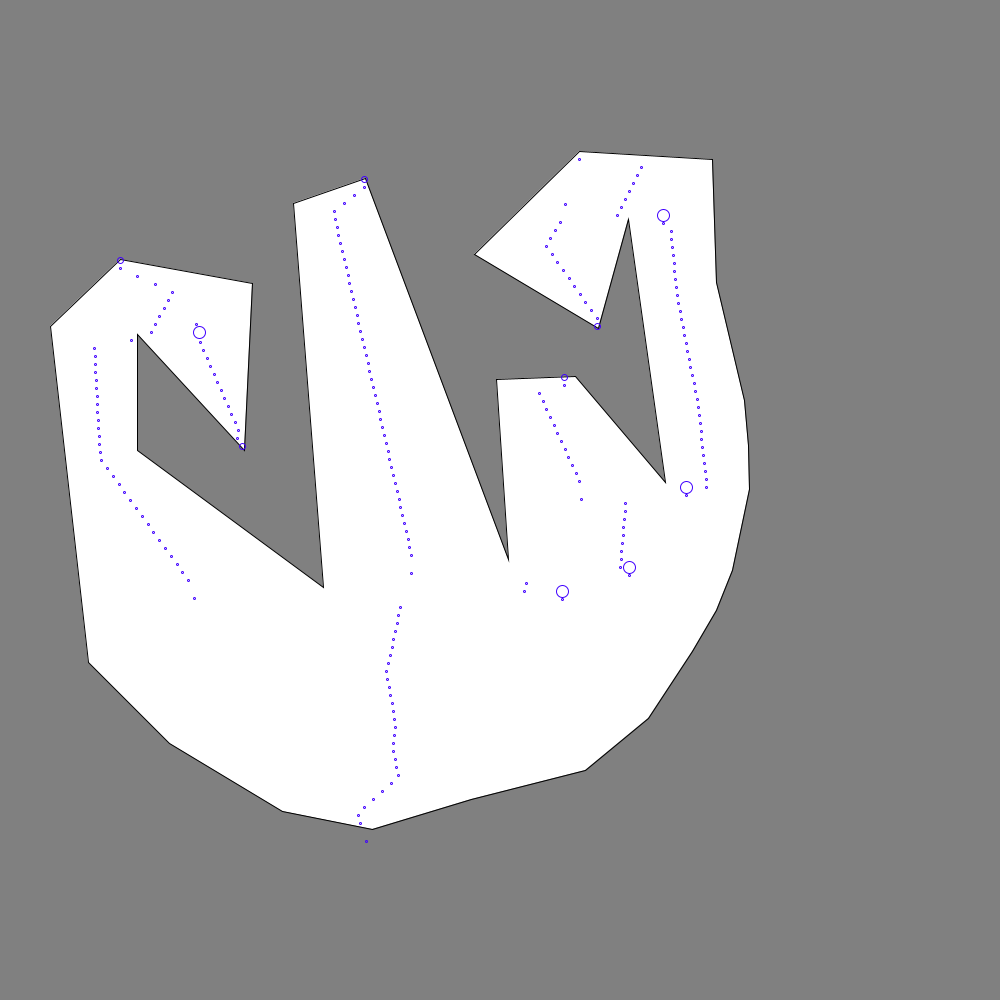
Frame 1 (no input)
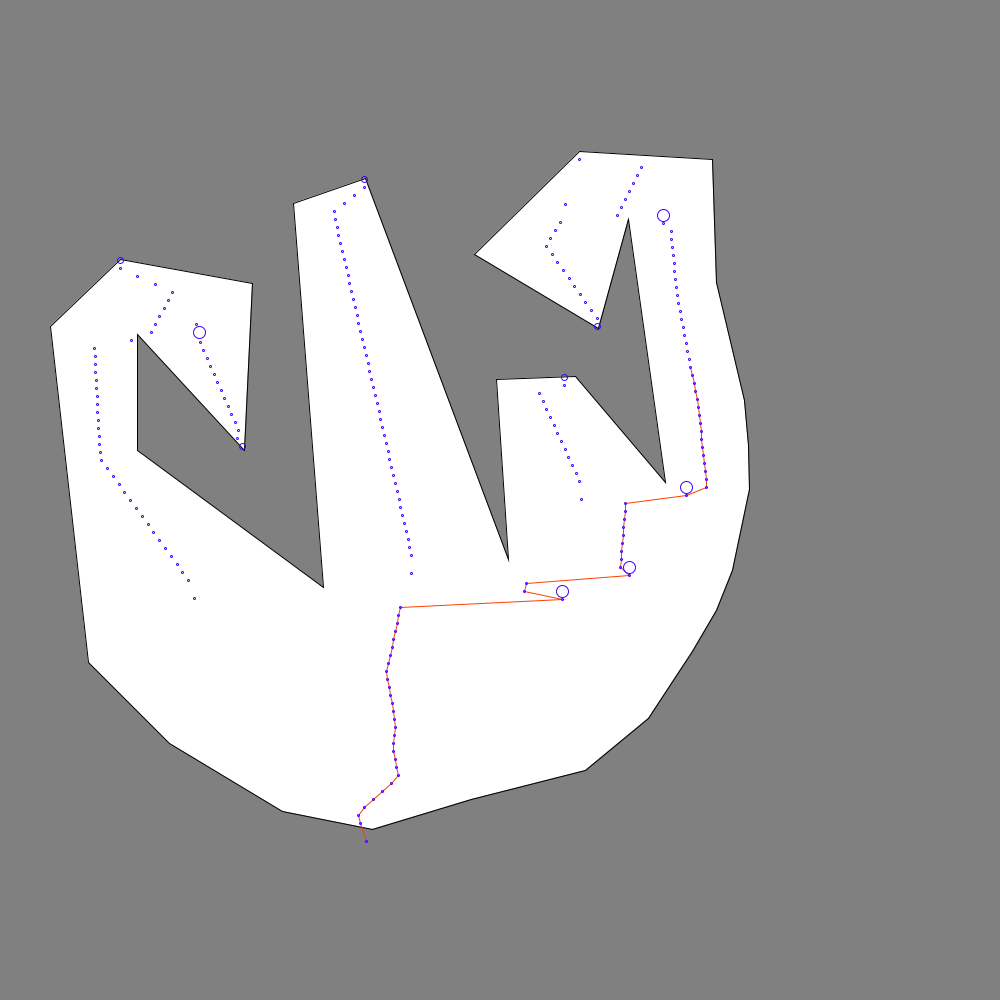
Frame 60 (the mouse pressed at the canvas centre just before this capture)
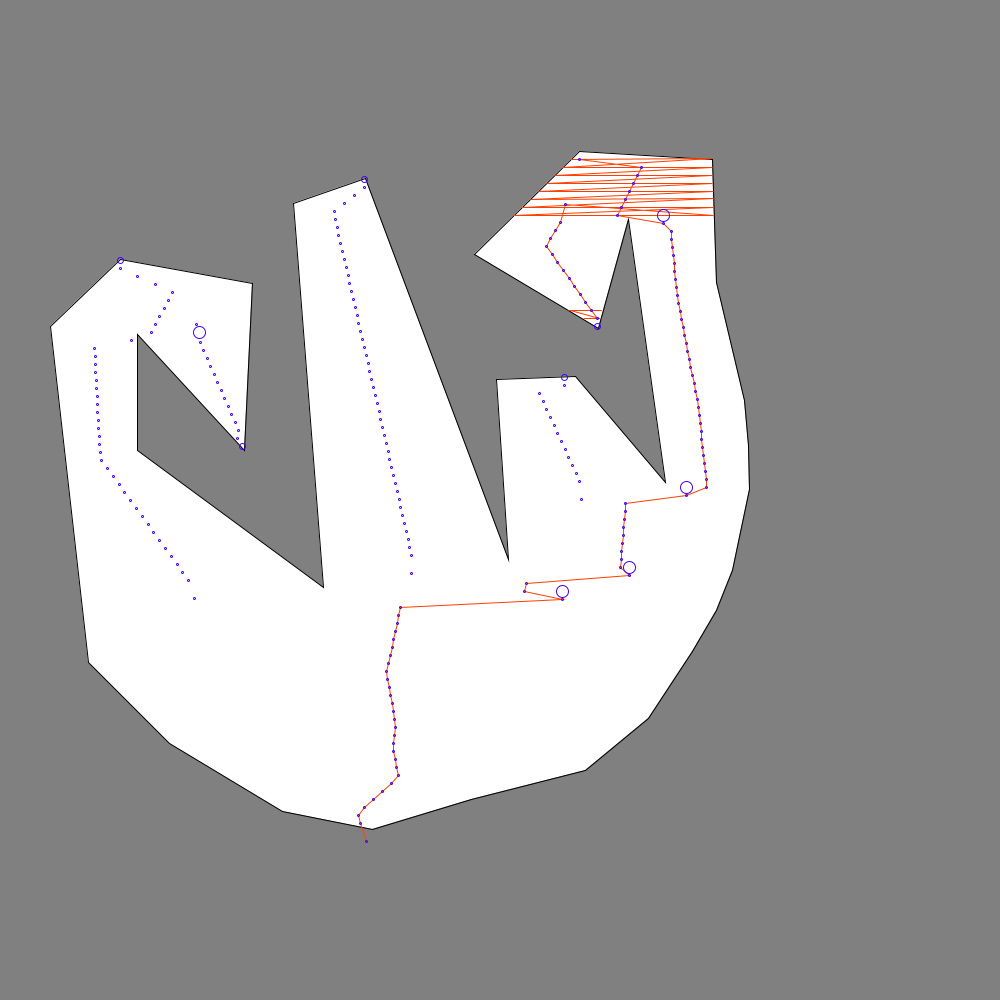
Frame 120 (the mouse held since frame 60 and released just before this capture)

The Processing sketch that drew these frames (run headless with seeded random() and noise(); from frame 60 on, the mouse is pressed at the canvas centre):

// Processing sketch: satin
// ── satin.pde
float shapeCoordsData[][] = {
  {579, 51}, {712, 59}, {716, 182}, {744, 300}, {748, 345}, 
  {749, 389}, {732, 470}, {716, 510}, {692, 551}, {648, 618}, 
  {585, 670}, {471, 699}, {372, 729}, {282, 711}, {169, 643}, 
  {88, 562}, {50, 226}, {120, 159}, {252, 183}, {244, 350}, 
  {137, 234}, {137, 350}, {323, 487}, {293, 103}, {365, 78}, 
  {508, 459}, {496, 279}, {575, 276}, {665, 382}, {628, 119}, 
  {598, 228}, {474, 154}};
  
ArrayList<PVector> shapeCoords;
ArrayList<PVector> stitches;
ArrayList<PVector> marks;
int frame = 0;
  
PVector hiPt(ArrayList<PVector> poly){
  int mi = 0;
  float my = poly.get(0).y;
  for (int i = 1; i < poly.size(); i++){
    if (poly.get(i).y<my){
      mi = i;
      my = poly.get(i).y;
    }
  }
  return poly.get(mi);
}

PVector loPt(ArrayList<PVector> poly){
  int mi = 0;
  float my = poly.get(0).y;
  for (int i = 1; i < poly.size(); i++){
    if (poly.get(i).y>my){
      mi = i;
      my = poly.get(i).y;
    }
  }
  return poly.get(mi);
}

void maskOut(PGraphics pg, ArrayList<PVector> poly, int col){
  pg.beginDraw();
  pg.fill(col);
  //pg.stroke(col);
  //pg.strokeWeight(3);
  //pg.noStroke();
  pg.beginShape();
  for (int i=0; i<poly.size(); i++) {
    float px = poly.get(i).x;
    float py = poly.get(i).y;
    pg.vertex(px, py);
  }
  pg.endShape();
  pg.endDraw();
}

PVector closestVertex(ArrayList<PVector> poly, PVector p){
  int mi = 0;
  float md = poly.get(0).dist(p);
  for (int i = 1; i < poly.size(); i++){
    float d = poly.get(i).dist(p);
    if (d<md){
      mi = i;
      md = d;
    }
  }
  return poly.get(mi);
}


ArrayList<PVector> satinStitch(ArrayList<PVector> poly, float d, PVector p0){
  ArrayList<PVector> ret = new ArrayList<PVector>();
  PGraphics pg = createGraphics(width,height);
  pg.beginDraw();
  pg.background(0);
  //pg.fill(255,0,0);
  //pg.circle(p0.x,p0.y,20);
  maskOut(pg,poly,255);
  pg.endDraw();
  //pg.save("dump/"+random(100)+"c"+d+"p"+p0.x+"&"+p0.y+".png");
  
  BBox bb = new BBox(poly);
  ArrayList<PVector> walk = new ArrayList<PVector>();

  int n = ceil(bb.h/abs(d))*10000;
  PVector p = p0.copy();
  for (int i = 0; i < n; i++){
    p.y += d;
    
    pg.beginDraw();
    boolean isin = (pg.get(round(p.x),round(p.y))&255)==255;
    if (!isin){
      //println(p.x);
      boolean ok = false;
      
      for (int k = 0; k < 10; k++){
        PVector pl = p.copy();
        PVector pr = p.copy();
        boolean inl = false;
        boolean inr = false;
        int maxTrials = (k+1)*100;
        for (int trial = 0; trial < maxTrials; trial++){
          if (pl.x > 0){
            pl.x-=1;
            inl = (pg.get(round(pl.x),round(pl.y))&255)==255;
          }
          if (pr.x < pg.width-1){
            pr.x+=1;
            inr = (pg.get(round(pr.x),round(pr.y))&255)==255;
          }
          //marks.add(new PVector(pl.x,pl.y,2));
          //marks.add(new PVector(pr.x,pr.y,2));
          if (inl){
            p = pl;
            p.x-=4;
            ok = true;
            break;
          }
          if (inr){
            p = pr;
            p.x+=4;
            ok = true;
            break;
          }
        }
        if (ok){
          if (k < 3){
            isin = true;
          }
          break;
        }
        p.y += d > 0 ? 1 : -1;
      }
      //println(inl,inr,p.x);
    }
    pg.endDraw();
    
    
    marks.add(new PVector(p.x,p.y,2));
    walk.add(p.copy());
    
    PVector q0 = new PVector(p.x-bb.w*2,p.y);
    PVector q1 = new PVector(p.x+bb.w*2,p.y);
    ArrayList<PVector> rs0 = segmentIntersectPolygon(p,q0,poly);
    ArrayList<PVector> rs1 = segmentIntersectPolygon(p,q1,poly);
    if (rs0.size() %2 == 0 && rs1.size() %2==0){
      if (isin){
        println("BOOM!!!");
        p.y -= d;
        p.y += d > 0 ? 1 : -1;
        continue;
      }
      break;
    }
    PVector r0;
    PVector r1;
    if (rs0.size() > 0 && rs1.size() > 0){
      r0 = rs0.get(0);
      r1 = rs1.get(0);
    }else{
      println("BANG!!!");
      continue;
    }
      
    pg.beginDraw();
    pg.strokeCap(PROJECT);
    pg.strokeWeight(abs(d));
    pg.stroke(0);
    pg.line(r0.x,r0.y,r1.x,r1.y);
    pg.endDraw();
    p.x += ((r0.x+r1.x)/2-p.x);
    
    ret.add(r0);
    ret.add(r1);
    
    ArrayList<ArrayList<PVector>> contours = findContours(pg);
    ArrayList<Float> areas = new ArrayList<Float>();
    for (int j = 0; j < contours.size(); j++){
      areas.add(abs(polygonArea(contours.get(j))));
    }
    for (int j = contours.size()-1; j >= 0; j--){
      if (areas.get(j)<abs(d*d) || new BBox(contours.get(j)).h <= d){
        contours.remove(j);
        areas.remove(j);
      }
    }
    //println(contours.size());
    if (contours.size()==2){
  
      ArrayList<PVector> branch;
      ArrayList<PVector> trunk;

      BBox bb0 = new BBox(contours.get(0));
      BBox bb1 = new BBox(contours.get(1));
      boolean bo0 = (d > 0) ? (bb0.y+bb0.h < p.y) : (bb0.y > p.y);
      boolean bo1 = (d > 0) ? (bb1.y+bb1.h < p.y) : (bb1.y > p.y);
      if (bo0 && !bo1){
        branch = contours.get(0);
        trunk = contours.get(1);
      }else if (bo1 && !bo0){
        branch = contours.get(1);
        trunk = contours.get(0);
      }else if (areas.get(0)>areas.get(1)){
        trunk = contours.get(0);
        branch = contours.get(1);
      }else{
        trunk = contours.get(1);
        branch = contours.get(0);
      }
      BBox bbb = new BBox(branch);
      float bbbhi = bbb.y;
      float bbblo = bbb.y+bbb.h;
 
      PVector b0;
      float nd;
      if (abs(p.y-bbbhi)<abs(p.y-bbblo)){
        b0 = loPt(branch);
        nd = -abs(d);
      }else{
        b0 = hiPt(branch);
        nd = abs(d);
      }
      marks.add(new PVector(b0.x,b0.y,6));
      ret.addAll(satinStitch(branch,nd,b0));
      poly = trunk;
      
      //pg.save("dump/"+random(100)+"a.png");
      maskOut(pg,branch,0);
      //pg.save("dump/"+random(100)+"b.png");
      
      PVector u0 = new PVector(p.x+(r0.x-p.x)*0.5,p.y);
      PVector u1 = new PVector(p.x+(r1.x-p.x)*0.5,p.y);
      pg.beginDraw();
      if ((pg.get(round(u0.x),round(u0.y))&255)>128){
        p = u0;
      }else{
        p = u1;
      }
      pg.endDraw();
      //p.x += (r1.x-p.x)/2;
      //p.x += (r0.x-p.x)/2;
      //p = closestVertex(trunk,p);
      //p.x += 10;
      //p.y += 10;
      marks.add(new PVector(p.x,p.y,12));
    }else if (contours.size() == 1){
      BBox bbb = new BBox(contours.get(0));
      boolean bo0 = (d > 0 && (bbb.y+bbb.h) < p.y+abs(d)*1.2);
      boolean bo1 = (d < 0 && (bbb.y) > p.y-abs(d)*1.2);

      if ( bo0 || bo1){
        ArrayList<PVector> branch = contours.get(0);
        maskOut(pg,branch,0);
        float nd;
        PVector b0;
        if (bo0){
          nd = abs(d);
          b0 = hiPt(branch);
        }else{
          nd = -abs(d);
          b0 = loPt(branch);
        }
        ret.addAll(satinStitch(branch,nd,b0));
        break;
      }
    }else if (contours.size() > 2){
      println("NOOO!!!");
      for (int k = 0; k < contours.size(); k++){
        PVector b0 = hiPt(contours.get(k));
        ret.addAll(satinStitch(contours.get(k),abs(d),b0));
      }
      break;
    }
  }
  for (int i = 0; i < walk.size(); i++){
    ret.add(0,walk.get(i));
  }
  //image(pg,0,0);
  return ret;
}

void rotatePolygon(ArrayList<PVector> poly, float ang){
  PVector c = centerpoint(poly);
  for (int i = 0; i < poly.size(); i++){
    PVector p = poly.get(i);
    float a0 = atan2(p.y-c.y,p.x-c.x);
    float a = a0 + ang;
    float d = p.dist(c);
    poly.get(i).x = c.x+cos(a)*d;
    poly.get(i).y = c.y+sin(a)*d;
  }
}


void setup(){
  size(1000,1000);
  
  shapeCoords = new ArrayList<PVector>();
  for (int i=0; i<shapeCoordsData.length; i++) {
    float px = shapeCoordsData[i][0];
    float py = shapeCoordsData[i][1]+100;
    shapeCoords.add(new PVector(px, py));
  }
    
  marks = new ArrayList<PVector>();
  
  //rotatePolygon(shapeCoords,0.1f);
  
  PVector p0 = hiPt(shapeCoords);
  stitches = satinStitch(shapeCoords,8,p0);
    
}


void draw(){
  //marks.clear();
  
  
  
  //PVector p0 = hiPt(shapeCoords);
  //stitches = satinStitch(shapeCoords,8,p0);
  
  background(128);
  fill(255);
  stroke(0);
  beginShape();
  for (int i=0; i<shapeCoords.size(); i++) {
    float px = shapeCoords.get(i).x;
    float py = shapeCoords.get(i).y;
    vertex(px, py);
  }
  endShape(CLOSE);
  

  
  stroke(255,64,0);
  noFill();
  beginShape();
  //for (int i=0; i< frame%stitches.size(); i++) {
  for (int i=0; i< min(frame,stitches.size()); i++) {
  //for (int i = 0; i < stitches.size(); i++){
    float px = stitches.get(i).x;
    float py = stitches.get(i).y;
    vertex(px, py);
  }
  endShape();
  
  stroke(64,0,255);
  for (int i = 0; i < marks.size(); i++){
    circle(marks.get(i).x,marks.get(i).y,marks.get(i).z);
  }

  //save("dump/"+nf(299,4)+".png");
  
  //rotatePolygon(shapeCoords,0.1f);
  frame ++;
}

void keyPressed(){
  //frame=0;
}

// ── PContour.pde


/** Finding contours in binary images and approximating polylines.
 *  Implements the same algorithms as OpenCV's findContours and approxPolyDP.
 *  <p>
 *  Made possible with support from The Frank-Ratchye STUDIO For Creative Inquiry
 *  At Carnegie Mellon University. http://studioforcreativeinquiry.org/
 *  @author Lingdong Huang
 */
public class PContour{
  
  static final int N_PIXEL_NEIGHBOR = 8;

  // give pixel neighborhood counter-clockwise ID's for
  // easier access with findContour algorithm
  int[] neighborIDToIndex(int i, int j, int id){
    if (id == 0){return new int[]{i,j+1};}
    if (id == 1){return new int[]{i-1,j+1};}
    if (id == 2){return new int[]{i-1,j};}
    if (id == 3){return new int[]{i-1,j-1};}
    if (id == 4){return new int[]{i,j-1};}
    if (id == 5){return new int[]{i+1,j-1};}
    if (id == 6){return new int[]{i+1,j};}
    if (id == 7){return new int[]{i+1,j+1};}
    return null;
  }
  int neighborIndexToID(int i0, int j0, int i, int j){
    int di = i - i0;
    int dj = j - j0;
    if (di == 0 && dj == 1){return 0;}
    if (di ==-1 && dj == 1){return 1;}
    if (di ==-1 && dj == 0){return 2;}
    if (di ==-1 && dj ==-1){return 3;}
    if (di == 0 && dj ==-1){return 4;}
    if (di == 1 && dj ==-1){return 5;}
    if (di == 1 && dj == 0){return 6;}
    if (di == 1 && dj == 1){return 7;}
    return -1;
  }

  // first counter clockwise non-zero element in neighborhood
  int[] ccwNon0(int[] F, int w, int h, int i0, int j0, int i, int j, int offset){
    int id = neighborIndexToID(i0,j0,i,j);
    for (int k = 0; k < N_PIXEL_NEIGHBOR; k++){
      int kk = (k+id+offset + N_PIXEL_NEIGHBOR*2) % N_PIXEL_NEIGHBOR;
      int[] ij = neighborIDToIndex(i0,j0,kk);
      if (F[ij[0]*w+ij[1]]!=0){
        return ij;
      }
    }
    return null;
  }

  // first clockwise non-zero element in neighborhood
  int[] cwNon0(int[] F, int w, int h, int i0, int j0, int i, int j, int offset){
    int id = neighborIndexToID(i0,j0,i,j);
    for (int k = 0; k < N_PIXEL_NEIGHBOR; k++){
      int kk = (-k+id-offset + N_PIXEL_NEIGHBOR*2) % N_PIXEL_NEIGHBOR;
      int[] ij = neighborIDToIndex(i0,j0,kk);
      if (F[ij[0]*w+ij[1]]!=0){
        return ij;
      }
    }
    return null;
  }

  /** Data structure for an integer-aligned coordinate on bitmap image*/
  public class Point{
    public int x;
    public int y;
    public Point(int _x, int _y){
      x = _x;
      y = _y;
    }
    public Point(Point p){
      x = p.x;
      y = p.y;
    }
  }

  /** Data structure for a contour, 
    * encodes vertices as well as hierarchical relationship to other contours
    */
  public class Contour{
    /** Vertices */
    public ArrayList<Point> points;
    /** Unique ID, starts from 2 */
    public int id;
    /** ID of parent contour, 0 means top-level contour */
    public int parent;
    /** Is this contour a hole (as opposed to outline) */
    public boolean isHole;
  }

  /**
   * Find contours in a binary image
   * <p>
   * Implements Suzuki, S. and Abe, K.
   * Topological Structural Analysis of Digitized Binary Images by Border Following.
   * <p>
   * See source code for step-by-step correspondence to the paper's algorithm
   * description.
   * @param  F    The bitmap, stored in 1-dimensional row-major form. 
   *              0=background, 1=foreground, will be modified by the function
   *              to hold semantic information
   * @param  w    Width of the bitmap
   * @param  h    Height of the bitmap
   * @return      An array of contours found in the image.
   * @see         Contour
   */
  public ArrayList<Contour> findContours(int[] F, int w, int h) {
    // Topological Structural Analysis of Digitized Binary Images by Border Following.
    // Suzuki, S. and Abe, K., CVGIP 30 1, pp 32-46 (1985)
    int nbd = 1;
    int lnbd = 1;

    ArrayList<Contour> contours = new ArrayList<Contour>();
    
    // Without loss of generality, we assume that 0-pixels fill the frame 
    // of a binary picture
    for (int i = 1; i < h-1; i++){
      F[i*w] = 0; F[i*w+w-1]=0;
    }
    for (int i = 0; i < w; i++){
      F[i] = 0; F[w*h-1-i]=0;
    }

    //Scan the picture with a TV raster and perform the following steps 
    //for each pixel such that fij # 0. Every time we begin to scan a 
    //new row of the picture, reset LNBD to 1.
    for (int i = 1; i < h-1; i++) {
      lnbd = 1;

      for (int j = 1; j < w-1; j++) {
        
        int i2 = 0, j2 = 0;
        if (F[i*w+j] == 0) {
          continue;
        }
        //(a) If fij = 1 and fi, j-1 = 0, then decide that the pixel 
        //(i, j) is the border following starting point of an outer 
        //border, increment NBD, and (i2, j2) <- (i, j - 1).
        if (F[i*w+j] == 1 && F[i*w+(j-1)] == 0) {
          nbd ++;
          i2 = i;
          j2 = j-1;
          
          
        //(b) Else if fij >= 1 and fi,j+1 = 0, then decide that the 
        //pixel (i, j) is the border following starting point of a 
        //hole border, increment NBD, (i2, j2) <- (i, j + 1), and 
        //LNBD + fij in case fij > 1.  
        } else if (F[i*w+j]>=1 && F[i*w+j+1] == 0) {
          nbd ++;
          i2 = i;
          j2 = j+1;
          if (F[i*w+j]>1) {
            lnbd = F[i*w+j];
          }
          
          
        } else {
          //(c) Otherwise, go to (4).
          //(4) If fij != 1, then LNBD <- |fij| and resume the raster
          //scan from pixel (i,j+1). The algorithm terminates when the
          //scan reaches the lower right corner of the picture
          if (F[i*w+j]!=1){lnbd = Math.abs(F[i*w+j]);}
          continue;
          
        }
        //(2) Depending on the types of the newly found border 
        //and the border with the sequential number LNBD 
        //(i.e., the last border met on the current row), 
        //decide the parent of the current border as shown in Table 1.
        // TABLE 1
        // Decision Rule for the Parent Border of the Newly Found Border B
        // ----------------------------------------------------------------
        // Type of border B'
        // \    with the sequential
        //     \     number LNBD
        // Type of B \                Outer border         Hole border
        // ---------------------------------------------------------------     
        // Outer border               The parent border    The border B'
        //                            of the border B'
        //
        // Hole border                The border B'      The parent border
        //                                               of the border B'
        // ----------------------------------------------------------------
        
        Contour B = new Contour();
        B.points = new ArrayList<Point>();
        B.points.add(new Point(j,i));
        B.isHole = (j2 == j+1);
        B.id = nbd;
        contours.add(B);

        Contour B0 = new Contour();
        for (int c = 0; c < contours.size(); c++){
          if (contours.get(c).id == lnbd){
            B0 = contours.get(c);
            break;
          }
        }
        if (B0.isHole){
          if (B.isHole){
            B.parent = B0.parent;
          }else{
            B.parent = lnbd;
          }
        }else{
          if (B.isHole){
            B.parent = lnbd;
          }else{
            B.parent = B0.parent;
          }
        }
        
        //(3) From the starting point (i, j), follow the detected border: 
        //this is done by the following substeps (3.1) through (3.5).
        
        //(3.1) Starting from (i2, j2), look around clockwise the pixels 
        //in the neigh- borhood of (i, j) and tind a nonzero pixel. 
        //Let (i1, j1) be the first found nonzero pixel. If no nonzero 
        //pixel is found, assign -NBD to fij and go to (4).
        int i1 = -1, j1 = -1;
        int[] i1j1 = cwNon0(F,w,h,i,j,i2,j2,0);
        if (i1j1 == null){
          F[i*w+j] = -nbd;
          //go to (4)
          if (F[i*w+j]!=1){lnbd = Math.abs(F[i*w+j]);}
          continue;
        }
        i1 = i1j1[0]; j1 = i1j1[1];
        
        // (3.2) (i2, j2) <- (i1, j1) ad (i3,j3) <- (i, j).
        i2 = i1;
        j2 = j1;
        int i3 = i;
        int j3 = j;
        
        
        while (true){
          //(3.3) Starting from the next elementof the pixel (i2, j2) 
          //in the counterclock- wise order, examine counterclockwise 
          //the pixels in the neighborhood of the current pixel (i3, j3) 
          //to find a nonzero pixel and let the first one be (i4, j4).
          
          int[] i4j4 = ccwNon0(F,w,h,i3,j3,i2,j2,1);
          int i4 = i4j4[0];
          int j4 = i4j4[1];
          
          contours.get(contours.size()-1).points.add(new Point(j4,i4));
          
          //(a) If the pixel (i3, j3 + 1) is a O-pixel examined in the
          //substep (3.3) then fi3, j3 <-  -NBD.
          if (F[i3*w+j3+1] == 0){
            F[i3*w+j3] = -nbd;
            
          //(b) If the pixel (i3, j3 + 1) is not a O-pixel examined 
          //in the substep (3.3) and fi3,j3 = 1, then fi3,j3 <- NBD.
          }else if (F[i3*w+j3] == 1){
            F[i3*w+j3] = nbd;
          }else{
            //(c) Otherwise, do not change fi3, j3.
          }
          
          //(3.5) If (i4, j4) = (i, j) and (i3, j3) = (i1, j1) 
          //(coming back to the starting point), then go to (4);
          if (i4 == i && j4 == j && i3 == i1 && j3 == j1){
            if (F[i*w+j]!=1){lnbd = Math.abs(F[i*w+j]);}
            break;
            
          //otherwise, (i2, j2) + (i3, j3),(i3, j3) + (i4, j4), 
          //and go back to (3.3).
          }else{
            i2 = i3;
            j2 = j3;
            i3 = i4;
            j3 = j4;
          }
        }
      }
    }
    return contours;
  }


  float pointDistanceToSegment(Point p, Point p0, Point p1) {
    // https://stackoverflow.com/a/6853926
    float x = p.x;   float y = p.y;
    float x1 = p0.x; float y1 = p0.y;
    float x2 = p1.x; float y2 = p1.y;
    float A = x - x1; float B = y - y1; float C = x2 - x1; float D = y2 - y1;
    float dot = A*C+B*D;
    float len_sq = C*C+D*D;
    float param = -1;
    if (len_sq != 0) {
      param = dot / len_sq;
    }
    float xx; float yy;
    if (param < 0) {
      xx = x1; yy = y1;
    }else if (param > 1) {
      xx = x2; yy = y2;
    }else {
      xx = x1 + param*C;
      yy = y1 + param*D;
    }
    float dx = x - xx;
    float dy = y - yy;
    return (float)Math.sqrt(dx*dx+dy*dy);
  }

  /**
   * Simplify contour by removing definately extraneous vertices, 
   * without modifying shape of the contour.
   * @param  polyline  The vertices
   * @return           A simplified copy
   * @see              approxPolyDP
   */
  public ArrayList<Point> approxPolySimple(ArrayList<Point> polyline){
    float epsilon = 0.1f;
    if (polyline.size() <= 2){
      return polyline;
    }
    ArrayList<Point> ret = new ArrayList<Point>();
    ret.add(new Point(polyline.get(0)));
      
    for (int i = 1; i < polyline.size()-1; i++){
      float d = pointDistanceToSegment(polyline.get(i), 
                                       polyline.get(i-1), 
                                       polyline.get(i+1));
      if (d > epsilon){
        ret.add(new Point(polyline.get(i)));
      }   
    }
    ret.add(new Point(polyline.get(polyline.size()-1)));
    return ret;
  }

  /**
   * Simplify contour using Douglas Peucker algorithm.
   * <p>   
   * Implements David Douglas and Thomas Peucker, 
   * "Algorithms for the reduction of the number of points required to 
   * represent a digitized line or its caricature", 
   * The Canadian Cartographer 10(2), 112–122 (1973)
   * @param  polyline  The vertices
   * @param  epsilon   Maximum allowed error
   * @return           A simplified copy
   * @see              approxPolySimple
   */
  public ArrayList<Point> approxPolyDP(ArrayList<Point> polyline, float epsilon){
    // https://en.wikipedia.org/wiki/Ramer–Douglas–Peucker_algorithm
    // David Douglas & Thomas Peucker, 
    // "Algorithms for the reduction of the number of points required to 
    // represent a digitized line or its caricature", 
    // The Canadian Cartographer 10(2), 112–122 (1973)
    
    if (polyline.size() <= 2){
      return polyline;
    }
    float dmax   = 0;
    int argmax = -1;
    for (int i = 1; i < polyline.size()-1; i++){
      float d = pointDistanceToSegment(polyline.get(i), 
                                       polyline.get(0), 
                                       polyline.get(polyline.size()-1));
      if (d > dmax){
        dmax = d;
        argmax = i;
      }  
    }
    ArrayList<Point> ret = new ArrayList<Point>();
    if (dmax > epsilon){
      ArrayList<Point> L = approxPolyDP(new ArrayList<Point>(polyline.subList(0,argmax+1)),epsilon);
      ArrayList<Point> R = approxPolyDP(new ArrayList<Point>(polyline.subList(argmax,polyline.size())),epsilon);
      ret.addAll(L.subList(0,L.size()-1));
      ret.addAll(R);
    }else{
      ret.add(new Point(polyline.get(0)));
      ret.add(new Point(polyline.get(polyline.size()-1)));
    }
    return ret;
  }
}

// ── utils.pde
public static float det(PVector r1, PVector r2, PVector r3) {
    float a = r1.x; float b = r1.y; float c = r1.z;
    float d = r2.x; float e = r2.y; float f = r2.z;
    float g = r3.x; float h = r3.y; float i = r3.z;
    return a*e*i + b*f*g + c*d*h - c*e*g - b*d*i - a*f*h;
}
public static PVector segmentIntersect3D (PVector p0, PVector p1, PVector q0, PVector q1){
    // returns lerp params, not actual point!
    
    PVector d0 = PVector.sub(p1,p0);
    PVector d1 = PVector.sub(q1,q0);
    
    PVector vc = d0.cross(d1);
    float vcn = vc.magSq();
    
    if (vcn == 0) {
      return null;
    }
    
    float t = det(PVector.sub(q0,p0), d1, vc)/vcn;
    float s = det(PVector.sub(q0,p0), d0, vc)/vcn;
    
    if (t < 0 || t > 1 || s < 0 || s > 1) {
      return null;
    }
    return new PVector(t,s);
}
  
public ArrayList<PVector> segmentIntersectPolygon(PVector p0, PVector p1, ArrayList<PVector> poly) {
    ArrayList<PVector> isects = new ArrayList<PVector>();
    ArrayList<Float> iparams = new ArrayList<Float>();

    for (int i = 0; i < poly.size(); i++) {
      PVector v0 = poly.get(i);
      PVector v1 = poly.get((i+1)%poly.size());
      PVector o = segmentIntersect3D(p0,p1,v0,v1);
      if (o != null) {

        iparams.add(o.x);
      }
    }
    float[] iparamsArr = new float[iparams.size()];
    for (int i = 0; i < iparams.size(); i++) {
      iparamsArr[i] = (float)iparams.get(i);
    }
    iparamsArr = PApplet.sort(iparamsArr);

    for (int i = 0; i < iparams.size(); i++) {
      PVector _p0 = p0.copy();
      PVector _p1 = p1.copy();

      isects.add( _p0.mult(1-iparamsArr[i]).add(_p1.mult(iparamsArr[i]))   );
    }
    return isects;
}  
  
ArrayList<ArrayList<PVector>> findContours(PImage img){
  PContour finder = new PContour();
  img.loadPixels();
  int[] im = new int[img.width*img.height];
  for (int i = 0; i < img.width*img.height; i++){
    if ((img.pixels[i]&255)>128){
      im[i] = 1;
    }else{
      im[i] = 0;
    }
  }
  ArrayList<ArrayList<PVector>> polys = new ArrayList<ArrayList<PVector>>();
  ArrayList<PContour.Contour> contours = finder.findContours(im,img.width,img.height);
  for (int i = 0; i < contours.size(); i++){
    contours.get(i).points = finder.approxPolyDP(contours.get(i).points,2);
    ArrayList<PVector> p = new ArrayList<PVector>();
    for (int j = 0; j < contours.get(i).points.size(); j++){
      p.add(new PVector(contours.get(i).points.get(j).x,contours.get(i).points.get(j).y));
    }
    polys.add(p);
  }
  return polys;
}


public class BBox{
    public float x;
    public float y;
    public float w;
    public float h;

    public BBox(float _x, float _y, float _w, float _h){
      x = _x;
      y = _y;
      w = _w;
      h = _h;
    }

    public BBox(PVector p, PVector q) {
      x = p.x;
      y = p.y;
      w = q.x-p.x;
      h = q.y-p.y;
    }
    public BBox(ArrayList<PVector> poly) {
      float xmin = Float.POSITIVE_INFINITY;
      float ymin = Float.POSITIVE_INFINITY;
      float xmax = Float.NEGATIVE_INFINITY;
      float ymax = Float.NEGATIVE_INFINITY;
      for (int i = 0; i < poly.size(); i++) {
        xmin = Math.min(xmin,poly.get(i).x);
        ymin = Math.min(ymin,poly.get(i).y);
        xmax = Math.max(xmax,poly.get(i).x);
        ymax = Math.max(ymax,poly.get(i).y);

      }
      x = xmin;
      y = ymin;
      w = xmax-xmin;
      h = ymax-ymin;
    }
    public BBox(ArrayList<ArrayList<PVector>> polys, int whatever) {
      float xmin = Float.POSITIVE_INFINITY;
      float ymin = Float.POSITIVE_INFINITY;
      float xmax = Float.NEGATIVE_INFINITY;
      float ymax = Float.NEGATIVE_INFINITY;
      for (int i = 0; i < polys.size(); i++) {
        for (int j = 0; j < polys.get(i).size(); j++) {
          xmin = Math.min(xmin,polys.get(i).get(j).x);
          ymin = Math.min(ymin,polys.get(i).get(j).y);
          xmax = Math.max(xmax,polys.get(i).get(j).x);
          ymax = Math.max(ymax,polys.get(i).get(j).y);
        }
      }
      x = xmin;
      y = ymin;
      w = xmax-xmin;
      h = ymax-ymin;
    }
 }
 public class BCircle {
    public float x;
    public float y;
    public float r;
    /** Constructor that makes a bounding circle from center and radius
     *  
     *  @param _x x coordinate of center
     *  @param _y y coordinate of center
     *  @param _r radius
     */
    public BCircle(float _x, float _y, float _r){
      x = _x;
      y = _y;
      r = _r;
    }
    /** Constructor that makes a bounding circle from a bunch of points
     *  
     *  @param poly a bunch of points
     */
    public BCircle(ArrayList<PVector> poly) {
      float rmax = 0;
      PVector c = centerpoint(poly);
      for (int i = 0; i < poly.size(); i++) {
        rmax = Math.max(rmax, c.dist(poly.get(i)));
      }
      x = c.x;
      y = c.y;
      r = rmax;
    }
    /** Constructor that makes a bounding circle from a bunch of bunches of points
     *  
     *  @param polys a bunch of bunches of points
     *  @param whatever literally pass in whatever. It is necessary because of type erasure in Java, which basically means Java cannot tell the difference between List<T> and List<List<T>> in arguments, so a difference in number of arguments is required for overloading to work
     */
    public BCircle(ArrayList<ArrayList<PVector>> poly, int whatever) {
      float rmax = 0;
      PVector c = centerpoint(poly,0);
      for (int i = 0; i < poly.size(); i++) {
        for (int j = 0; j < poly.get(i).size(); j++) {
          rmax = Math.max(rmax, c.dist(poly.get(i).get(j)));
        }
      }
      x = c.x;
      y = c.y;
      r = rmax;
    }
  }
PVector centerpoint(ArrayList<PVector> poly) {
    float x=0;
    float y=0;
    for (int i = 0; i < poly.size(); i++) {
      x += poly.get(i).x;
      y += poly.get(i).y;
    }
    return new PVector(x/(float)poly.size(),y/(float)poly.size());
  }
    public PVector centerpoint(ArrayList<ArrayList<PVector>> poly, int whatever) {
    float x=0;
    float y=0;
    for (int i = 0; i < poly.size(); i++) {
      for (int j = 0; j < poly.get(i).size(); j++) {
        x += poly.get(i).get(j).x;
        y += poly.get(i).get(j).y;
      }
    }
    return new PVector(x/(float)poly.size(),y/(float)poly.size());
  }
public boolean pointInPolygon(PVector p, ArrayList<PVector> poly, int trials){
    BCircle bcirc = new BCircle(poly);
    int avg = 0;
    for (int i = 0; i < trials; i++) {
      float a = random(0,PApplet.PI*2);
      float x = bcirc.x + (bcirc.r*2f) * PApplet.cos(a);
      float y = bcirc.y + (bcirc.r*2f) * PApplet.sin(a);
      if (segmentIntersectPolygon(p,new PVector(x,y),poly).size() % 2 == 1) {
        avg ++;
      }
    }
    if (avg > (float)(trials)/2f) {
      return true;
    }
    return false;
}

  public float polygonArea(ArrayList<PVector> poly){
    //https://www.mathopenref.com/coordpolygonarea2.html
    int n = poly.size();

    float area = 0;  
    int j = n-1;

    for (int i=0; i<n; i++){
      area +=  (poly.get(j).x+poly.get(i).x) * (poly.get(j).y-poly.get(i).y); 
      j = i;
    }
    return PApplet.abs(area/2);
  }
